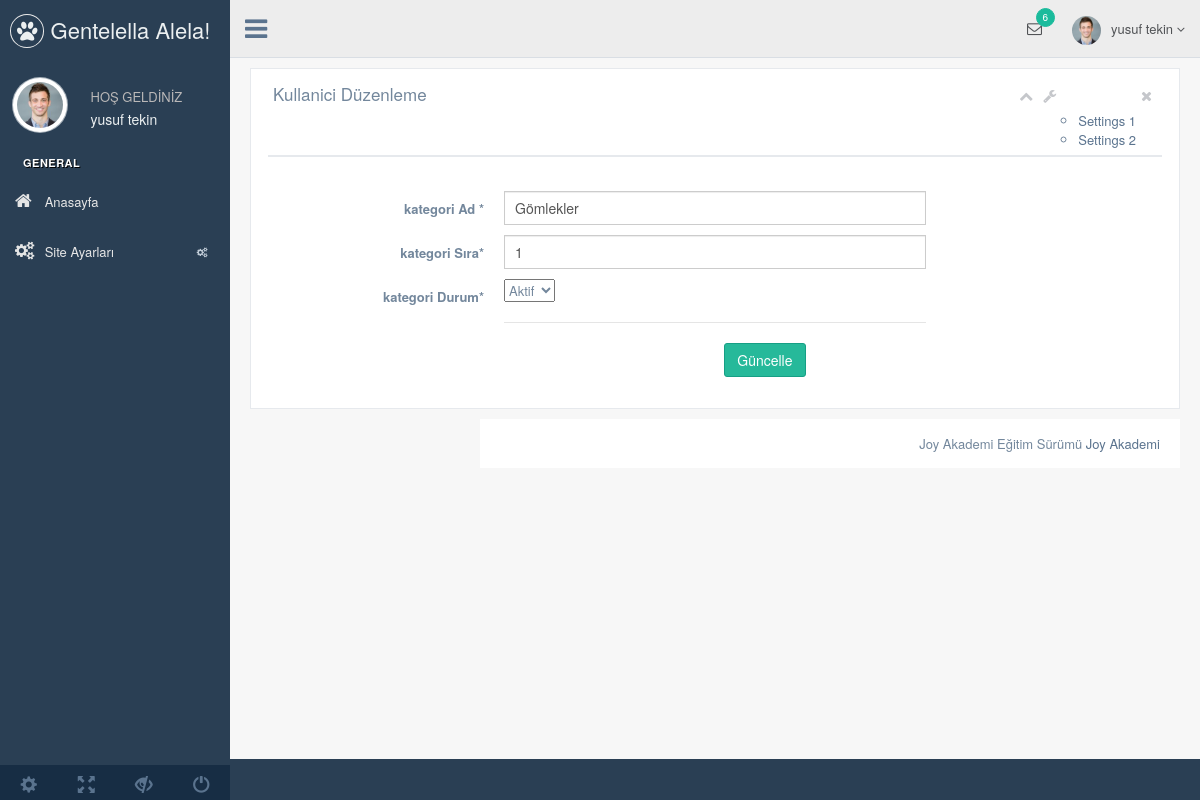
The app's page /nedmin/production/kategori-duzenle.php?kategori_id=2 (signed in) with its own data.
### tables this page shows
CREATE TABLE `kullanici` (
  `kullanici_id` int(11) NOT NULL,
  `kullanici_zaman` datetime NOT NULL DEFAULT CURRENT_TIMESTAMP,
  `kullanici_resim` varchar(250) DEFAULT NULL,
  `kullanici_tc` varchar(50) NOT NULL,
  `kullanici_ad` varchar(100) NOT NULL,
  `kullanici_mail` varchar(70) NOT NULL,
  `kullanici_gsm` varchar(50) NOT NULL,
  `kullanici_password` varchar(50) NOT NULL,
  `kullanici_adsoyad` varchar(50) NOT NULL,
  `kullanici_adres` varchar(250) NOT NULL,
  `kullanici_il` varchar(100) NOT NULL,
  `kullanici_ilçe` varchar(100) NOT NULL,
  `kullanici_unvan` varchar(100) NOT NULL,
  `kullanici_yetki` varchar(50) NOT NULL,
  `kullanici_durum` tinyint(1) NOT NULL DEFAULT '1'
);

CREATE TABLE `kategori` (
  `kategori_id` int(11) UNSIGNED NOT NULL,
  `kategori_ad` varchar(100) NOT NULL,
  `kategori_ust` int(2) NOT NULL,
  `kategori_seourl` varchar(250) NOT NULL,
  `kategori_sira` int(2) NOT NULL,
  `kategori_durum` enum('0','1') NOT NULL DEFAULT '1'
);

### nedmin/production/kategori-duzenle.php (the view, shortened to what this page needs)
<?php include 'header.php';
$kategorisor=$db->prepare("SELECT * FROM kategori where kategori_id=:id");
$kategorisor->execute(array(
  'id'=> $_GET['kategori_id']
));
$kategoricek=$kategorisor->fetch(PDO::FETCH_ASSOC);
?>
        <div class="right_col" role="main">
          <div class="">
            <div class="row">
              <div class="col-md-12 col-sm-12 col-xs-12">
                <div class="x_panel">
                  <div class="x_title">
                    <h2>Kullanici Düzenleme </h2>
                    <ul class="nav navbar-right panel_toolbox">
                      <li><a class="collapse-link"><i class="fa fa-chevron-up"></i></a>
                      </li>
                      <li class="dropdown">
                        <a href="#" class="dropdown-toggle" data-toggle="dropdown" role="button" aria-expanded="false"><i class="fa fa-wrench"></i></a>
                        <ul class="dropdown-kategori" role="kategori">
                          <li><a href="#">Settings 1</a>
                          </li>
                          <li><a href="#">Settings 2</a>
                          </li>
                        </ul>
                      </li>
                      <li><a class="close-link"><i class="fa fa-close"></i></a>
                      </li>
                    </ul>
                    <div class="clearfix"></div>
                  </div>
                  <div class="x_content">
                    <br />
                    <form action= "../netting/islem.php" method="POST" id="demo-form2" data-parsley-validate class="form-horizontal form-label-left">
                        <div class="form-group">
                        <label class="control-label col-md-3 col-sm-3 col-xs-12" for="first-name">kategori Ad <span class="required">*</span>
                        </label>
                        <div class="col-md-6 col-sm-6 col-xs-12">
                            <input type="text" id="first-name" name="kategori_ad" value="<?php echo $kategoricek['kategori_ad'] ?>" required="required" class="form-control col-md-7 col-xs-12">
                        </div>
                       </div>
                      <div class="form-group">
                        <label class="control-label col-md-3 col-sm-3 col-xs-12" for="first-name">kategori Sıra<span class="required">*</span>
                        </label>
                        <div class="col-md-6 col-sm-6 col-xs-12">
                          <input type="text" id="first-name" name="kategori_sira" value="<?php echo $kategoricek['kategori_sira'] ?>" required="required" class="form-control col-md-7 col-xs-12">
                        </div>
                      </div>
                      <label class="control-label col-md-3 col-sm-3 col-xs-12" for="first-name">kategori Durum<span class="required">*</span>
                        </label>
                        <div class="col-md-6 col-sm-6 col-xs-12">
                          <select id="heard" class="kategori_durum" name="kategori_durum" required >
                          <option value="1"<?php echo $kategoricek['kategori_durum']=='1'?'selected=""': ''; ?>>Aktif</option>
                          </select>
                      <div class="ln_solid"></div>
                      <div class="form-group">
                        <div align= "right" class="col-md-6 col-sm-6 col-xs-12 col-md-offset-3">
                          <button type="submit" name="kategoriduzenle" class="btn btn-success">Güncelle</button>
                        </div>
                      </div>
                    </form>
                  </div>
                </div>
              </div>
            </div>
          </div>
        </div>
  <?php include 'footer.php';  ?>

### nedmin/production/header.php (shortened to what this page needs)
<?php
include '../netting/baglan.php';
$kullanicisor=$db->prepare("SELECT * FROM kullanici where kullanici_mail=:mail");
$kullanicisor->execute(array(
  'mail'=> $_SESSION['kullanici_mail']
));
$kullanicicek=$kullanicisor->fetch(PDO::FETCH_ASSOC);
?>
<!DOCTYPE html>
<html lang="en">
  <head>
    <link href="../vendors/bootstrap/dist/css/bootstrap.min.css" rel="stylesheet">
    <link href="../vendors/font-awesome/css/font-awesome.min.css" rel="stylesheet">
    <link href="../vendors/nprogress/nprogress.css" rel="stylesheet">
    <link href="../vendors/iCheck/skins/flat/green.css" rel="stylesheet">
    <link href="../vendors/datatables.net-bs/css/dataTables.bootstrap.min.css" rel="stylesheet">
    <link href="../vendors/datatables.net-buttons-bs/css/buttons.bootstrap.min.css" rel="stylesheet">
    <link href="../vendors/datatables.net-fixedheader-bs/css/fixedHeader.bootstrap.min.css" rel="stylesheet">
    <link href="../vendors/datatables.net-responsive-bs/css/responsive.bootstrap.min.css" rel="stylesheet">
    <link href="../vendors/datatables.net-scroller-bs/css/scroller.bootstrap.min.css" rel="stylesheet">
    <link href="../build/css/custom.min.css" rel="stylesheet">
  </head>
  <body class="nav-md">
    <div class="container body">
      <div class="main_container">
        <div class="col-md-3 left_col">
          <div class="left_col scroll-view">
            <div class="navbar nav_title" style="border: 0;">
              <a href="index.html" class="site_title"><i class="fa fa-paw"></i> <span>Gentelella Alela!</span></a>
            </div>
            <div class="profile clearfix">
              <div class="profile_pic">
                <img src="images/img.jpg" alt="..." class="img-circle profile_img">
              </div>
              <div class="profile_info">
                <span>HOŞ GELDİNİZ</span>
                <h2><?php echo $kullanicicek['kullanici_adsoyad'] ?></h2>
              </div>
            </div>
            <br>
            <div id="sidebar-menu" class="main_menu_side hidden-print main_menu">
              <div class="menu_section">
                <h3>General</h3>
                <ul class="nav side-menu">
                  <li><a href="index.php"><i class="fa fa-home"></i> Anasayfa </a></li>
                  <li><a><i class="fa fa-cogs"></i> Site Ayarları <span class="fa fa-cogs"></span></a>
                  </li>
                </ul>
              </div>
            </div>
            <div class="sidebar-footer hidden-small">
              <a data-toggle="tooltip" data-placement="top" title="Settings">
                <span class="glyphicon glyphicon-cog" aria-hidden="true"></span>
              </a>
              <a data-toggle="tooltip" data-placement="top" title="FullScreen">
                <span class="glyphicon glyphicon-fullscreen" aria-hidden="true"></span>
              </a>
              <a data-toggle="tooltip" data-placement="top" title="Lock">
                <span class="glyphicon glyphicon-eye-close" aria-hidden="true"></span>
              </a>
              <a data-toggle="tooltip" data-placement="top" title="Logout">
                <span class="glyphicon glyphicon-off" aria-hidden="true"></span>
              </a>
            </div>
          </div>
        </div>
        <div class="top_nav">
          <div class="nav_menu">
            <nav>
              <div class="nav toggle">
                <a id="menu_toggle"><i class="fa fa-bars"></i></a>
              </div>
              <ul class="nav navbar-nav navbar-right">
                <li class="">
                  <a href="javascript:;" class="user-profile dropdown-toggle" data-toggle="dropdown" aria-expanded="false">
                    <img src="images/img.jpg" alt=""><?php echo $kullanicicek['kullanici_adsoyad'];   ?>
                    <span class=" fa fa-angle-down"></span>
                  </a>
                </li>
                <li role="presentation" class="dropdown">
                  <a href="javascript:;" class="dropdown-toggle info-number" data-toggle="dropdown" aria-expanded="false">
                    <i class="fa fa-envelope-o"></i>
                    <span class="badge bg-green">6</span>
                  </a>
                </li>
              </ul>
            </nav>
          </div>
        </div>

### records on screen
kullanici: kullanici_adsoyad "yusuf tekin"
kategori: kategori_ad "Gömlekler", kategori_sira "1", kategori_durum "Aktif"
